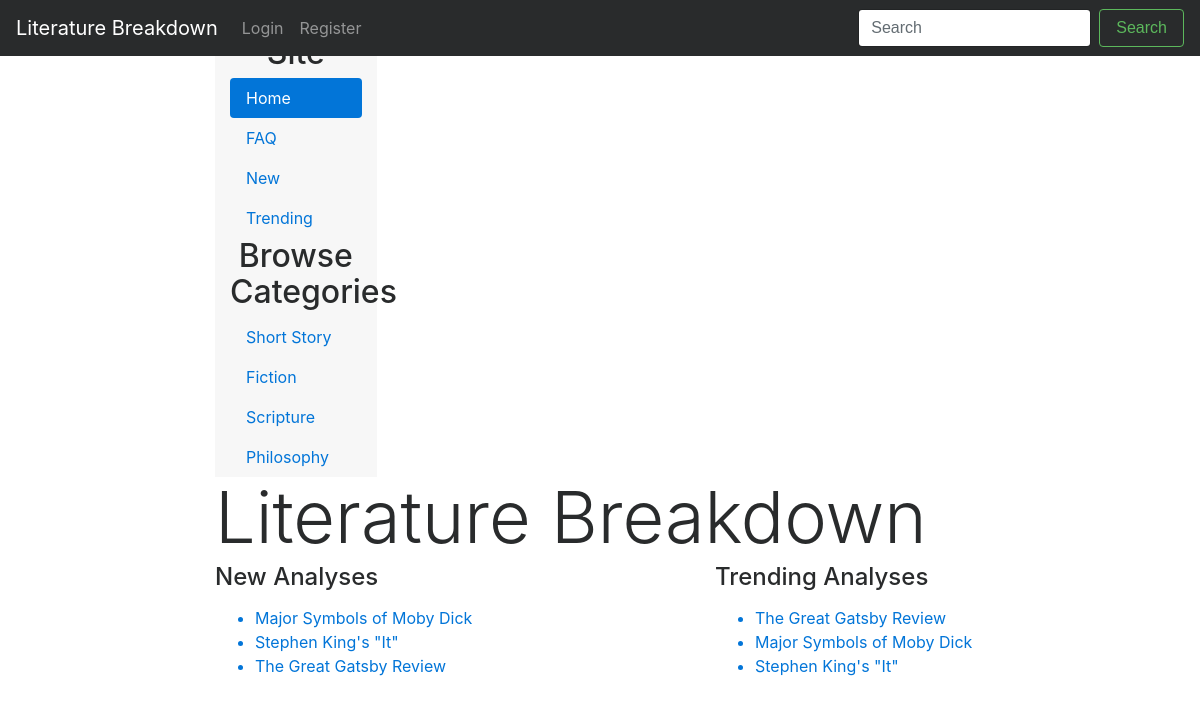
The page / on the database its author committed.
### lit/models.py (models this page shows, shortened)
class Category(models.Model):
    name = models.CharField(max_length=50, unique=False)

class Article(models.Model):
    author = models.ForeignKey(Member)
    date_published = models.CharField(max_length=8, unique=False)
    book = models.CharField(max_length=128, unique=False)
    views = models.IntegerField(default=0)
    title = models.CharField(max_length=128)
    analysis = models.CharField(max_length=2500, unique=False)
    category = models.CharField(max_length=50)
    slug = models.SlugField()
    img = models.ImageField(upload_to='profile_images', blank=True)
    rating = models.FloatField(max_length=5.0, default=0.0)

### lit/views.py (the view)
# urls.py: url(r'^$', views.index, name='index'),
def index(request):
    article_list_trending = Article.objects.order_by('-rating')[:5]
    article_list_new = Article.objects.order_by('date_published')[:5]
    category_list = Category.objects.all()
    context_dict = {'articles_new': article_list_new,
                    'articles_trending' : article_list_trending,
                    'categories': category_list}
    return render(request, 'lit/index.html', context=context_dict)

### templates/lit/index.html (shortened to what this page needs)
<!DOCTYPE html>
{% extends 'lit/base.html' %}
{% load staticfiles %}
{% block body_block %}
	<div class="row">
	<div class="col-sm-9 offset-sm-3 col-md-10 offset-md-2 main">
		<nav class="col-sm-3 col-md-2 hidden-xs-down bg-faded sidebar">
		  <ul class="nav nav-pills flex-column">
			<li class="nav-item">
			<h2 style="text-align:center">Browse Site</h2>
			</li>
				<li class=""nav-link active">
				  <a class="nav-link active" href="{% url 'index' %}">Home <span class="sr-only">(current)</span></a>
				</li>
				<li class="nav-item">
				  <a class="nav-link" href="{% url 'faq' %}">FAQ</a>
				</li>
				<li class="nav-item">
				  <a class="nav-link" href="{% url 'new' %}">New</a>
				</li>
				<li class="nav-item">
				  <a class="nav-link" href="{% url 'trending' %}">Trending</a>
				</li>
			<li class="nav-item">
			<h2 style="text-align:center">Browse Categories</h2>
			</li>
			{% if categories %}
			  {% for c in categories %}
					<li class="nav-item">
					  <a class="nav-link" href="#">{{ c.name }}</a>
					</li>
			   {% endfor %}
			 {% else %}
				  <strong>There are no categories to show.</strong>
			{% endif %}
			  </ul>
			</nav>
		<div>
		{% if user.is_authenticated %}
			<h1 class="display-3">Literature Breakdown - Welcome Back</h1>
		{% else %}
			<h1 class="display-3">Literature Breakdown</h1>
		{% endif %}
		</div>
		<div class="row marketing">
		  <div class="col-lg-6">
			<h4>New Analyses</h4>
			<p>
			{% if articles_new %}
			<ul>
			{% for article in articles_new %}
				<a href="{% url 'show_article' article.slug %}">
				<li>{{ article.title }}</li>
				</a>
			{% endfor %}
			</ul>
			{% else %}
			<strong>There are no new articles to show.</strong>
			{% endif %}
			</p>
		  </div>
		<div class="col-lg-6">
			<h4>Trending Analyses</h4>
		<p>
			{% if articles_trending %}
			<ul>
			{% for article in articles_trending %}
				<a href="{% url 'show_article' article.slug %}">
				<li>{{ article.title }}</li>
				</a>
			{% endfor %}
			</ul>
			{% else %}
			<strong>There are no trending articles to show.</strong>
			{% endif %}
		</p>
		</div>
		</div>
	</div>
	</div>
{% endblock %}

### rows shown on the page
Category: name "Short Story"
Category: name "Fiction"
Category: name "Scripture"
Category: name "Philosophy"
Article: title "Major Symbols of Moby Dick"
Article: title "Stephen King's \"It\""
Article: title "The Great Gatsby Review"
